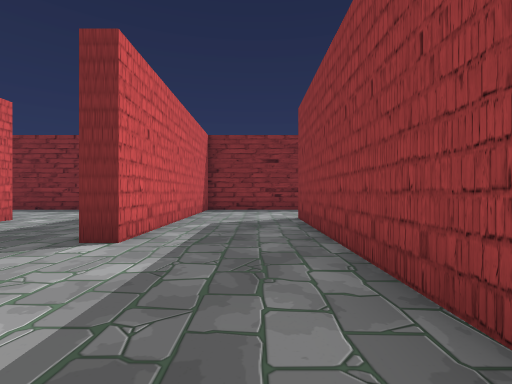
view 1 (above)

21 first-person views from a walk through a Unity game level. The camera is 1.3 m above the floor, looks level and sees 85° across. The floor is counted in squares, 2 m on a side. Each view is taken from the middle of a square. On the plan, view 1 faces up. The plan holds only what a view shows up to about 9 squares ahead; the rest is blank. The place goes on beyond the plan. The player is left out. Some animated figures are not drawn. Some surface patterns are stand-ins.

view 2
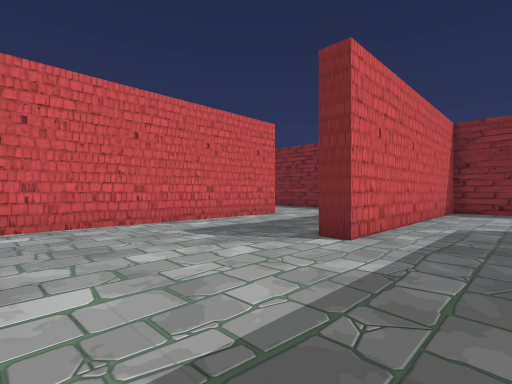

view 3
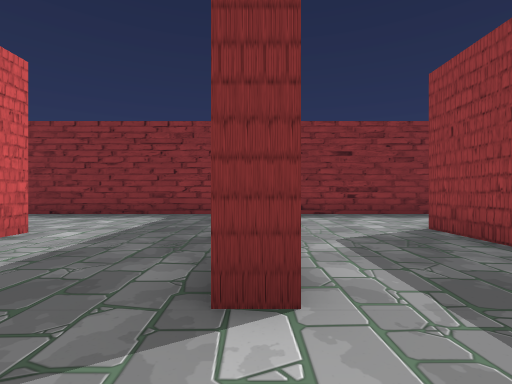

view 4
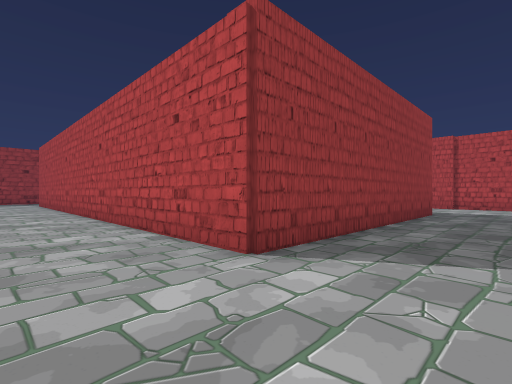

view 5
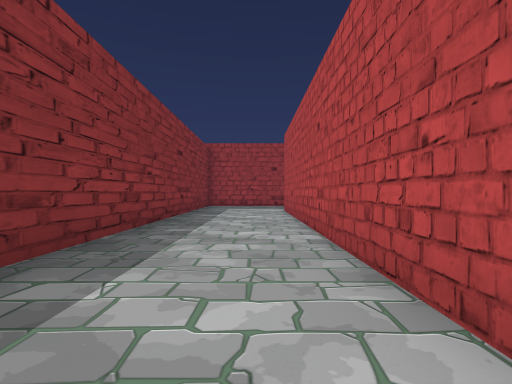

view 6
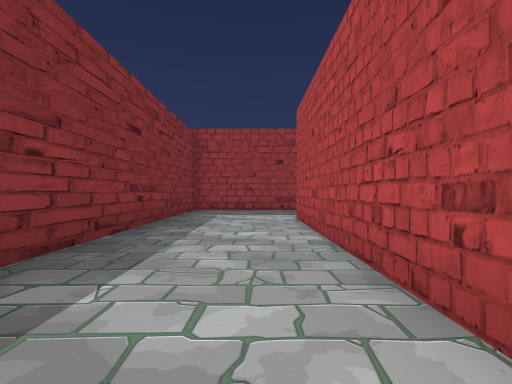

view 7
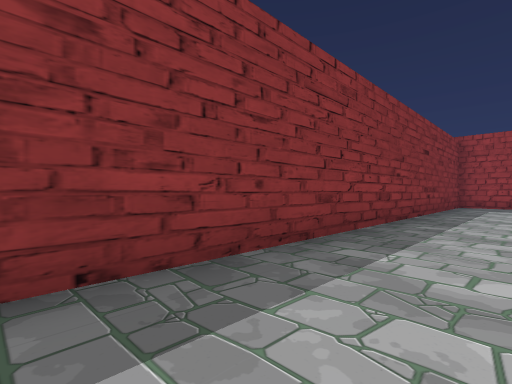

view 8
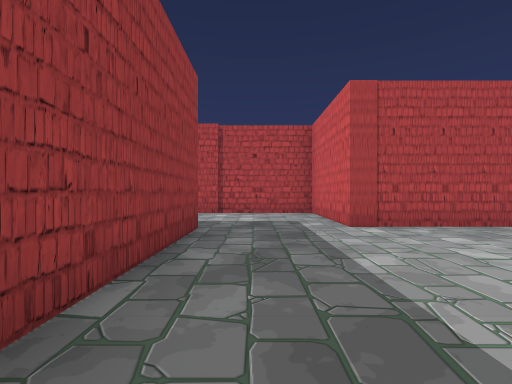

view 9
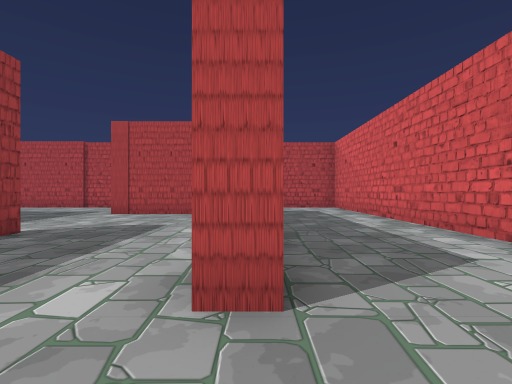

view 10
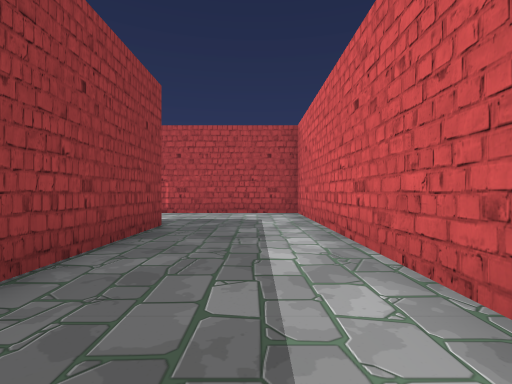

view 11
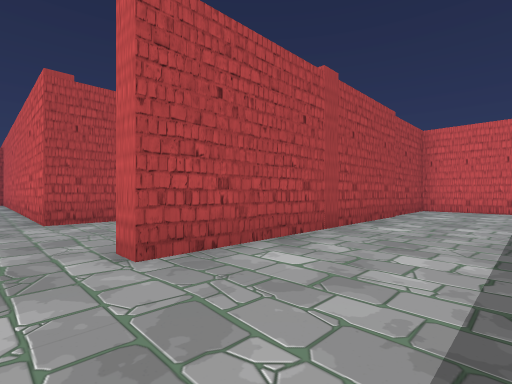

view 12
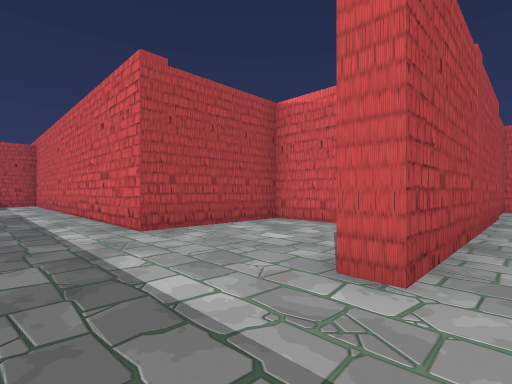

view 13
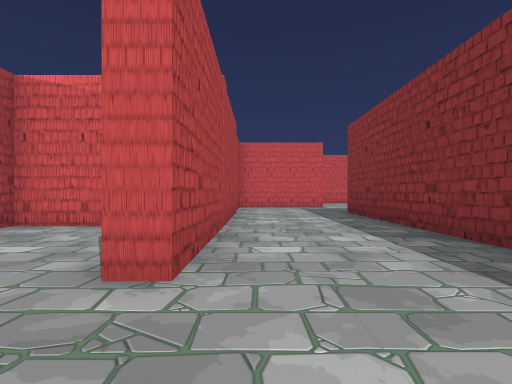

view 14
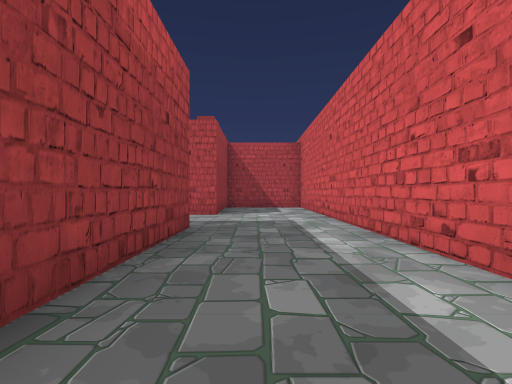

view 15
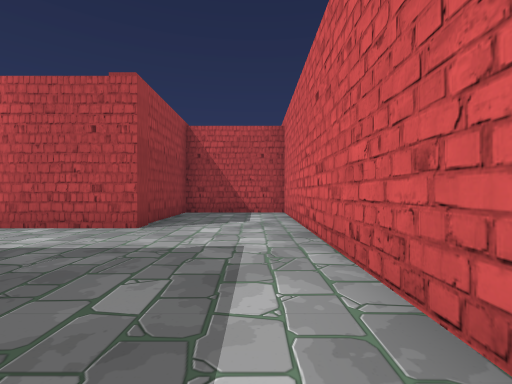

view 16
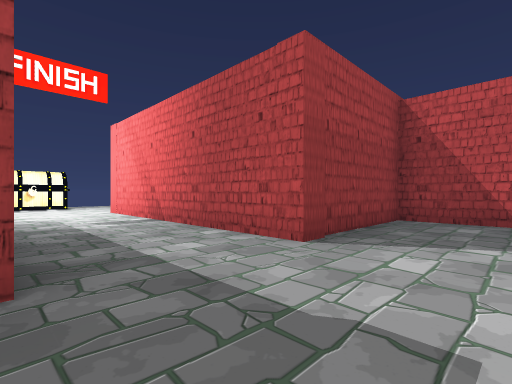

view 17
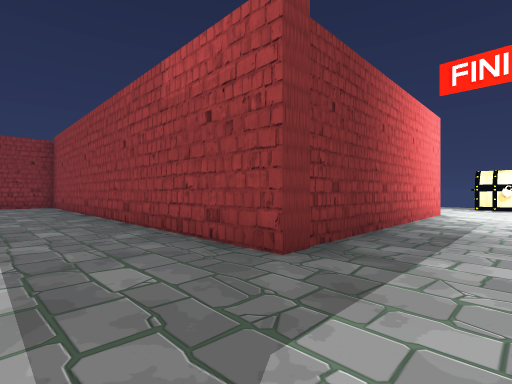

view 18
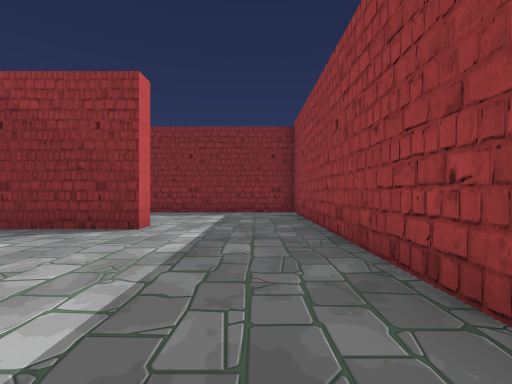

view 19
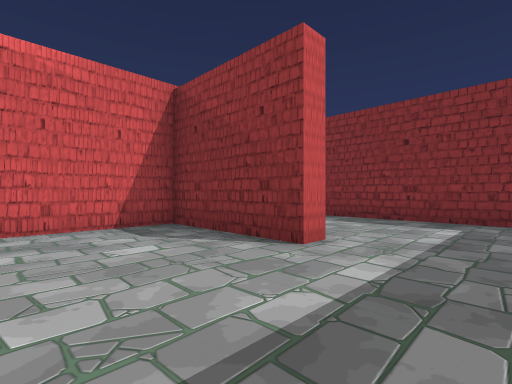

view 20
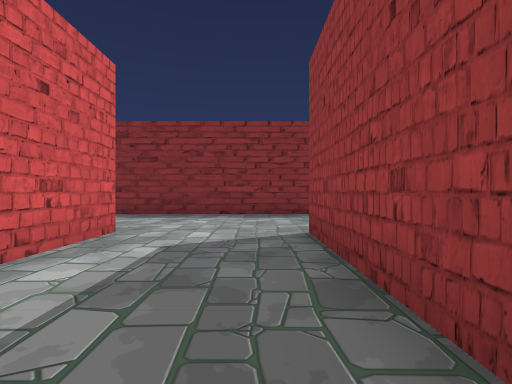

view 21
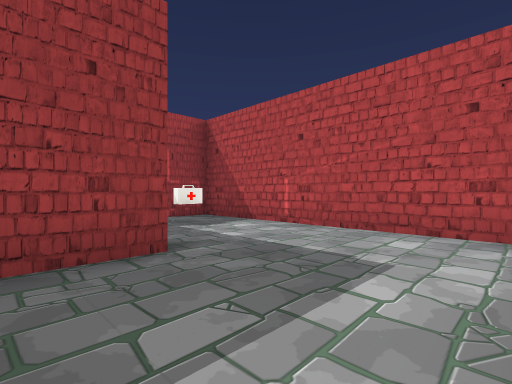

### Floor plan
Points are (right, up) in squares from view 1. A wall is a line through its corners. A room is listed if a view was taken in it or the views show most of it. See-through windows are left out.
Room 1 (views 1, 2, 3, 4, 5, 6, 7, 8, 9, 10, 20, 21)
walls: (-3.2, 10.2) (-10.5, 10.2); (-4.9, -0.2) (-1.7, -0.2); (-6.2, -0.5) (-6.2, 6.5) (-5.6, 6.5) (-5.6, 0.2); (1, -0.1) (1, 7) (14.8, 7); (-9.3, 6.6) (-9.3, -3.6) (-2.3, -3.6) (-2.3, -2.5); (15.5, 10.2) (-1.7, 10.2) (-1.7, 3.6) (-2.3, 3.6) (-2.3, 4)
ways out: opening at (-0.5, 0) to room 2; opening at (15, 8.5)
objects: other object (-4, -2)
Room 2 (views 11, 12, 13, 14, 15, 16, 17, 18, 19)
walls: (17.5, -12.1) (11.2, -12.1) (11.2, -0.1) (1, -0.1); (-1.7, -0.2) (-1.7, -3.6) (8.1, -3.6) (8.1, -4.1) (4.7, -4.1) (4.7, -7.6) (8.1, -7.6) (8.1, -18.8) (11.2, -18.8) (11.2, -15) (17.5, -15)
ways out: opening at (-0.5, 0) to room 1

Where each view was taken, in squares from view 1:
view 1: 0 up, 0 right, facing up
view 2: 0 up, 0 right, facing up-left
view 3: 2 up, 2 left, facing up
view 4: 9 up, 1 left, facing down-right
view 5: 8 up, 5 right, facing right
view 6: 8 up, 8 right, facing right
view 7: 8 up, 4 right, facing up-right
view 8: 5 up, 0 right, facing down
view 9: 8 up, 6 left, facing down
view 10: 5 up, 8 left, facing down
view 11: 1 down, 9 right, facing down-left
view 12: 3 down, 10 right, facing down-left
view 13: 3 down, 10 right, facing left
view 14: 7 down, 10 right, facing down
view 15: 10 down, 9 right, facing down
view 16: 12 down, 9 right, facing down-right
view 17: 14 down, 9 right, facing up-right
view 18: 9 down, 10 right, facing up
view 19: 7 down, 10 right, facing up-left
view 20: 2 up, 7 left, facing up
view 21: 1 up, 9 left, facing down-right
